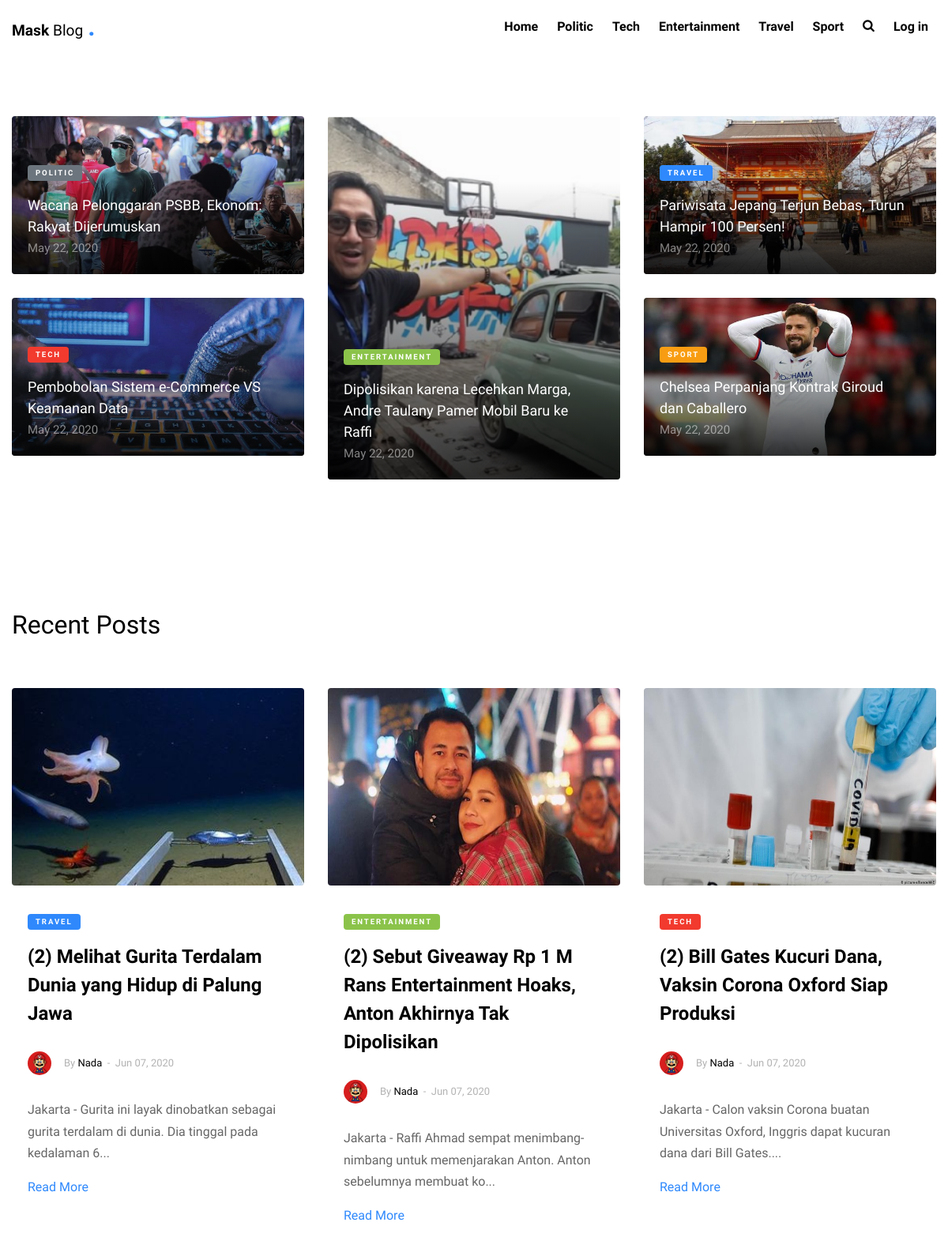
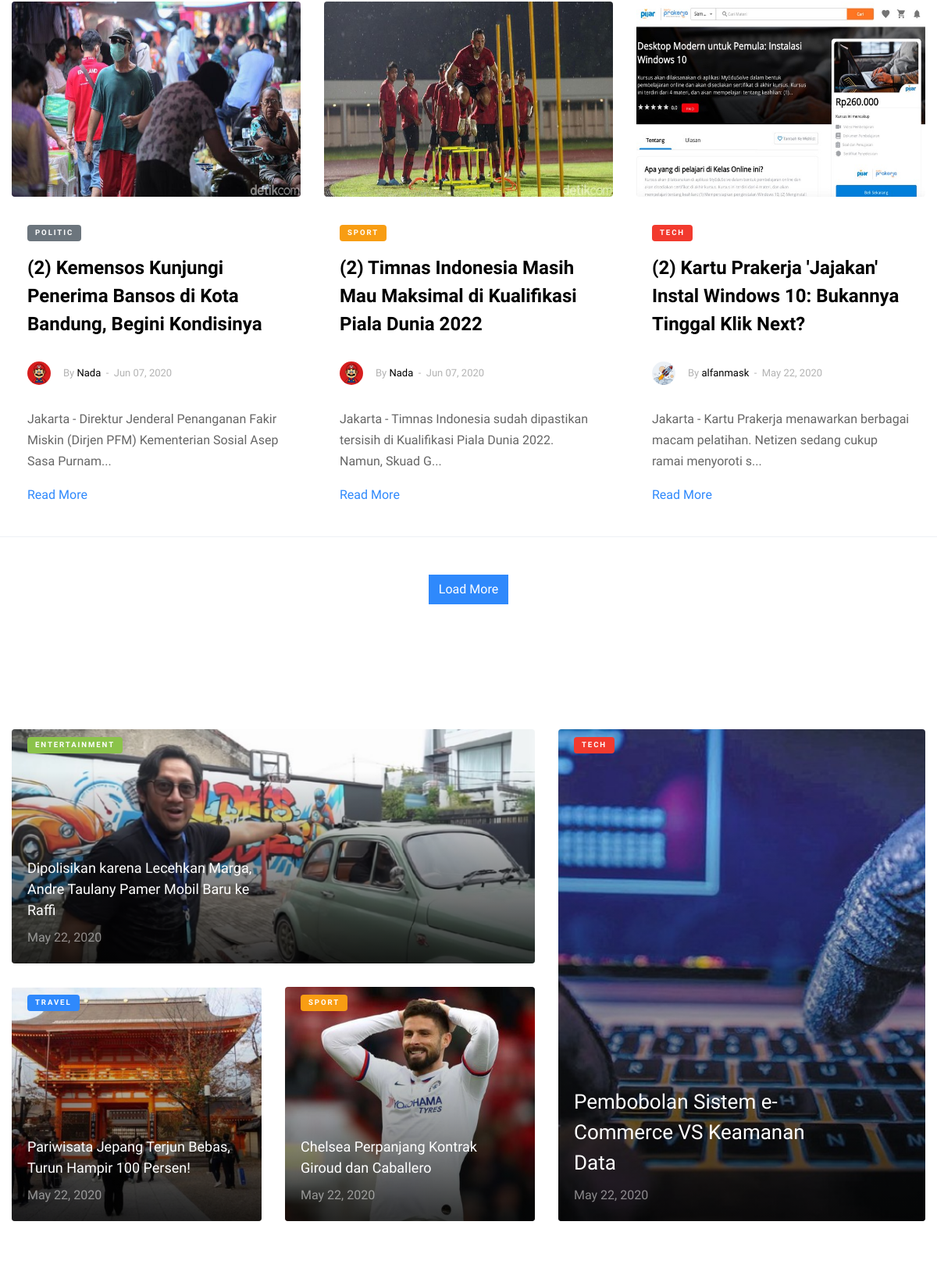
The page / (upper part) on the database its author committed (2 pictures, top to bottom).
### tables this page shows
CREATE TABLE `tb_blog` (
  `id` int(11) NOT NULL,
  `title` varchar(128) NOT NULL,
  `category` varchar(128) NOT NULL,
  `article` text NOT NULL,
  `image` varchar(128) NOT NULL,
  `date` varchar(100) NOT NULL,
  `writer` varchar(256) NOT NULL,
  `view` int(11) NOT NULL
);

### application/controllers/Home.php (called while the page is built, shortened)
<?php
class Home extends CI_Controller{
    public function __construct(){
        $this->load->model('model_blog');
        $this->load->model('model_user');
    }
    public function index(){
        $data['blog_headers']    = $this->model_blog->get_blog_headers('tb_blog');
        $data['blogs']           = $this->model_blog->get_all_blog('tb_blog')->result_array();
        $user_role_admin_allfield = (array) $this->model_user->getAdminAllFields('tb_user','1')->result_array();
        $recents = array();
        for ($i = 0; $i < sizeof($data['blogs']); $i++) {
          array_push($recents,$data['blogs'][$i]['id']);
        }
        rsort($recents);
        $data['recents'] = array();
        for($i = 0; $i < 6; $i++){
          array_push($data['recents'],$this->model_blog->getRecentBlog('tb_blog',$recents[$i]));
        }
        $data['recents'] = json_decode(json_encode($data['recents']),true);
        foreach ($user_role_admin_allfield as $admin) {
          for($i = 0; $i < 6; $i++){
            if($data['recents'][$i]['writer'] == $admin['username']){
              $data['recents'][$i]['image_writer'] = $admin['image'];
            }
          }
        }
        $this->load->view('templates/header');
        $this->load->view('home',$data);
        $this->load->view('templates/footer');
    }
}

### index.php (called while the page is built, shortened)
<?php
require_once BASEPATH.'core/CodeIgniter.php';

### application/models/Model_blog.php (called while the page is built, shortened)
<?php
class Model_blog extends CI_Model{
    public function get_all_blog($table){
        return $this->db->get($table);
    }
    public function get_blog_headers($table){
        $this->db->where('category','Politic');
        $politic = $this->db->get($table,1)->result_array();
        $this->db->where('category','Tech');
        $tech = $this->db->get($table,1)->result_array();
        $this->db->where('category','Entertainment');
        $entertainment = $this->db->get($table,1)->result_array();
        $this->db->where('category','Travel');
        $travel = $this->db->get($table,1)->result_array();
        $this->db->where('category','Sport');
        $sport = $this->db->get($table,1)->result_array();
        $blogs = [
            'politic'           => (!sizeof($politic)<=0) ? $politic[0] : $politic,
            'tech'              => (!sizeof($tech)<=0) ? $tech[0] : $tech,
            'entertainment'     => (!sizeof($entertainment)<=0) ? $entertainment[0] : $entertainment,
            'travel'            => (!sizeof($travel)<=0) ? $travel[0] : $travel,
            'sport'             => (!sizeof($sport)<=0) ? $sport[0] : $sport
        ];
        return $blogs;
    }
    public function getRecentBlog($table,$id_blog){
        $this->db->where('id',$id_blog);
        return $this->db->get($table)->row();
    }
}

### application/views/home.php (the view, shortened to what this page needs)
<div class="site-section">
  <div class="container">
    <div class="row align-items-stretch retro-layout-2">
      <div class="col-md-4">
        <a href="<?= base_url('blog/article/').$blog_headers['politic']['id']?>" class="h-entry jumbotron-img mb-30 v-height gradient" style="background-image: url(
          <?= base_url('uploads/').$blog_headers['politic']['image'] ?>
        )">
        <div class="text">
            <div class="post-categories mb-3">
              <span class="post-category bg-secondary"><?= $blog_headers['politic']['category'] ?></span>
            </div>
            <h2><?= $blog_headers['politic']['title'] ?></h2>
            <span class="date"><?= $blog_headers['politic']['date'] ?></span>
          </div>
        </a>
        <a href="<?= base_url('blog/article/').$blog_headers['tech']['id']?>" class="h-entry jumbotron-img mb-30 v-height gradient" style="background-image: url(
          <?= base_url('uploads/').$blog_headers['tech']['image'] ?>
        )">
        <div class="text">
            <div class="post-categories mb-3">
              <span class="post-category bg-danger"><?= $blog_headers['tech']['category'] ?></span>
            </div>
            <h2><?= $blog_headers['tech']['title'] ?></h2>
            <span class="date"><?= $blog_headers['tech']['date'] ?></span>
          </div>
        </a>
      </div>
      <div class="col-md-4">
        <a href="<?= base_url('blog/article/').$blog_headers['entertainment']['id']?>" class="h-entry jumbotron-img img-5 h-100 gradient" style="background-image: url(
          <?= base_url('uploads/').$blog_headers['entertainment']['image'] ?>
        )">
          <div class="text">
            <div class="post-categories mb-3">
              <span class="post-category bg-success"><?= $blog_headers['entertainment']['category'] ?></span>
            </div>
            <h2><?= $blog_headers['entertainment']['title'] ?></h2>
            <span class="date"><?= $blog_headers['entertainment']['date'] ?></span>
          </div>
        </a>
      </div>
      <div class="col-md-4">
        <a href="<?= base_url('blog/article/').$blog_headers['travel']['id']?>" class="h-entry jumbotron-img mb-30 v-height gradient" style="background-image: url(
          <?= base_url('uploads/').$blog_headers['travel']['image'] ?>
        )">
        <div class="text">
            <div class="post-categories mb-3">
              <span class="post-category bg-primary"><?= $blog_headers['travel']['category'] ?></span>
            </div>
            <h2><?= $blog_headers['travel']['title'] ?></h2>
            <span class="date"><?= $blog_headers['travel']['date'] ?></span>
          </div>
        </a>
        <a href="<?= base_url('blog/article/').$blog_headers['sport']['id']?>" class="h-entry jumbotron-img mb-30 v-height gradient" style="background-image: url(
          <?= base_url('uploads/').$blog_headers['sport']['image'] ?>
        )">
          <div class="text">
            <div class="post-categories mb-3">
              <span class="post-category bg-warning"><?= $blog_headers['sport']['category'] ?></span>
            </div>
            <h2><?= $blog_headers['sport']['title'] ?></h2>
            <span class="date"><?= $blog_headers['sport']['date'] ?></span>
          </div>
        </a>
      </div>
    </div>
  </div>
</div>
<div class="site-section">
  <div class="container">
    <div class="row mb-5">
      <div class="col-12">
        <h2 class="recent-posts">Recent Posts</h2>
      </div>
    </div>
    <div class="row recent-section">
      <?php foreach($recents as $recent) : ?>
        <div class="col-lg-4 mb-4">
          <div class="entry2">
            <a href="<?= base_url('blog/article/').$recent['id']?>">
              <img src="<?= base_url('uploads/').$recent['image'] ?>" alt="Image" class="img-fluid rounded">
            </a>
            <div class="excerpt">
            <?php if(strtoupper($recent['category']) == 'POLITIC') : ?>
              <span class="post-category text-white bg-secondary mb-3"><?= $recent['category'] ?></span>
            <?php endif; ?>
            <?php if(strtoupper($recent['category']) == 'TECH') : ?>
              <span class="post-category text-white bg-danger mb-3"><?= $recent['category'] ?></span>
            <?php endif; ?>
            <?php if(strtoupper($recent['category']) == 'ENTERTAINMENT') : ?>
              <span class="post-category text-white bg-success mb-3"><?= $recent['category'] ?></span>
            <?php endif; ?>
            <?php if(strtoupper($recent['category']) == 'TRAVEL') : ?>
              <span class="post-category text-white bg-primary mb-3"><?= $recent['category'] ?></span>
            <?php endif; ?>
            <?php if(strtoupper($recent['category']) == 'SPORT') : ?>
              <span class="post-category text-white bg-warning mb-3"><?= $recent['category'] ?></span>
            <?php endif; ?>
            <h2 class="recent-title"><a href="<?= base_url('blog/article/').$recent['id']?>"><?= $recent['title'] ?></a></h2>
            <div class="post-meta align-items-center text-left clearfix">
              <figure class="author-figure mb-0 mr-3 float-left"><?= '<img src="'.base_url().'uploads/admins/'.$recent['image_writer'].'" alt="'.base_url().'uploads/admins/'.$recent['image_writer'].'" class="img-fluid" style="height:100%;">' ?></figure>
              <span class="d-inline-block mt-1">By <a href="#"><?= $recent['writer'] ?></a></span>
              <span>&nbsp;-&nbsp; <?= $recent['date'] ?></span>
            </div>
              <p class="recent-article"><?= substr($recent['article'],0,100).'...' ?></p>
              <p class="recent-readmore"><a href="<?= base_url('blog/article/').$recent['id']?>">Read More</a></p>
            </div>
          </div>
        </div>
      <?php endforeach; ?>
    </div>
    <div class="row text-center pt-5 border-top">
      <div class="col-md-12">
        <button href="" id="load-more" class="btn btn-primary" onclick="loadMore()">Load More</button>
      </div>
    </div>
  </div>
</div>
<div class="site-section">
  <div class="container">
    <div class="row align-items-stretch retro-layout">
      <div class="col-md-5 order-md-2">
        <a href="<?= base_url('blog/article/').$blog_headers['tech']['id']?>" class="hentry img-1 h-100 gradient" style="background-image: url(
          <?= base_url('uploads/').$blog_headers['tech']['image'] ?>
        )">
          <span class="post-category text-white bg-danger"><?= $blog_headers['tech']['category'] ?></span>
          <div class="text">
            <h2><?= $blog_headers['tech']['title'] ?></h2>
            <span><?= $blog_headers['tech']['date'] ?></span>
          </div>
        </a>
      </div>
      <div class="col-md-7">
        <a href="<?= base_url('blog/article/').$blog_headers['entertainment']['id']?>" class="hentry img-2 v-height mb30 gradient" style="background-image: url(<?= base_url('uploads/').$blog_headers['entertainment']['image'] ?>);">
          <span class="post-category text-white bg-success"><?= $blog_headers['entertainment']['category'] ?></span>
          <div class="text text-sm">
            <h2><?= $blog_headers['entertainment']['title'] ?></h2>
            <span><?= $blog_headers['entertainment']['date'] ?></span>
          </div>
        </a>
        <div class="two-col d-block d-md-flex">
          <a href="<?= base_url('blog/article/').$blog_headers['travel']['id']?>" class="hentry v-height img-2 gradient" style="background-image: url(<?= base_url('uploads/').$blog_headers['travel']['image'] ?>);">
            <span class="post-category text-white bg-primary"><?= $blog_headers['travel']['category'] ?></span>
            <div class="text text-sm">
              <h2><?= $blog_headers['travel']['title'] ?></h2>
              <span><?= $blog_headers['travel']['date'] ?></span>
            </div>
          </a>
          <a href="<?= base_url('blog/article/').$blog_headers['sport']['id']?>" class="hentry v-height img-2 ml-auto gradient" style="background-image: url(<?= base_url('uploads/').$blog_headers['sport']['image'] ?>);">
            <span class="post-category text-white bg-warning"><?= $blog_headers['sport']['category'] ?></span>
            <div class="text text-sm">
              <h2><?= $blog_headers['sport']['title'] ?></h2>
              <span><?= $blog_headers['sport']['date'] ?></span>
            </div>
          </a>
        </div>
      </div>
    </div>
  </div>
</div>

### application/views/home.php (style rules this page uses)
.entry2 img { height:250px; width:100%; }

### rows shown on the page
tb_blog: image (picture), category "POLITIC", title "Wacana Pelonggaran PSBB, Ekonom: Rakyat Dijerumuskan", date "May 22, 2020"
tb_blog: image (picture), category "TECH", title "Pembobolan Sistem e-Commerce VS Keamanan Data", date "May 22, 2020"
tb_blog: image (picture), category "ENTERTAINMENT", title "Dipolisikan karena Lecehkan Marga, Andre Taulany Pamer Mobil Baru ke Raffi", date "May 22, 2020"
tb_blog: image (picture), category "TRAVEL", title "Pariwisata Jepang Terjun Bebas, Turun Hampir 100 Persen!", date "May 22, 2020"
tb_blog: image (picture), category "SPORT", title "Chelsea Perpanjang Kontrak Giroud dan Caballero", date "May 22, 2020"
tb_blog: image (picture), category "TRAVEL", title "(2) Melihat Gurita Terdalam Dunia yang Hidup di Palung Jawa", writer "Nada", date "Jun 07, 2020", article "Jakarta - Gurita ini layak dinobatkan sebagai gurita terdalam di dunia. Dia tinggal pada kedalaman 6"
tb_blog: image (picture), category "ENTERTAINMENT", title "(2) Sebut Giveaway Rp 1 M Rans Entertainment Hoaks, Anton Akhirnya Tak Dipolisikan", writer "Nada", date "Jun 07, 2020", article "Jakarta - Raffi Ahmad sempat menimbang-nimbang untuk memenjarakan Anton. Anton sebelumnya membuat ko"
tb_blog: image (picture), category "TECH", title "(2) Bill Gates Kucuri Dana, Vaksin Corona Oxford Siap Produksi", writer "Nada", date "Jun 07, 2020", article "Jakarta - Calon vaksin Corona buatan Universitas Oxford, Inggris dapat kucuran dana dari Bill Gates."
tb_blog: image (picture), category "POLITIC", title "(2) Kemensos Kunjungi Penerima Bansos di Kota Bandung, Begini Kondisinya", writer "Nada", date "Jun 07, 2020", article "Jakarta - Direktur Jenderal Penanganan Fakir Miskin (Dirjen PFM) Kementerian Sosial Asep Sasa Purnam"
tb_blog: image (picture), category "SPORT", title "(2) Timnas Indonesia Masih Mau Maksimal di Kualifikasi Piala Dunia 2022", writer "Nada", date "Jun 07, 2020", article "Jakarta - Timnas Indonesia sudah dipastikan tersisih di Kualifikasi Piala Dunia 2022. Namun, Skuad G"
tb_blog: image (picture), category "TECH", title "(2) Kartu Prakerja 'Jajakan' Instal Windows 10: Bukannya Tinggal Klik Next?", shows a picture, writer "alfanmask", date "May 22, 2020", article "Jakarta - Kartu Prakerja menawarkan berbagai macam pelatihan. Netizen sedang cukup ramai menyoroti s"
